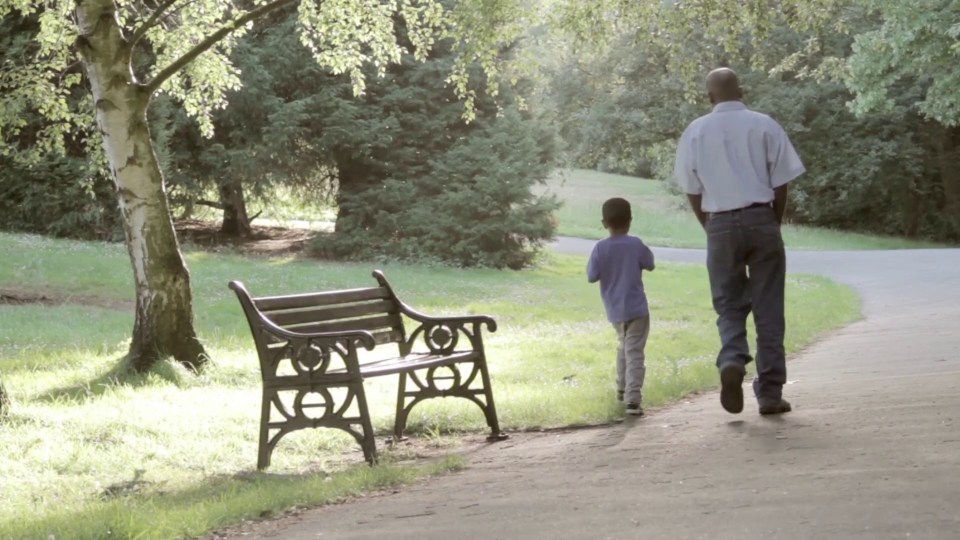
#> input picture Face Detection/frame.jpg, 1920 x 1080 px, found by its file name (shown at 1/2 size)
$ python body_det.py
#> lines starting #> are read from the running program, lines starting #| are printed output that depends on the picture; after the words box and inside, x2 and y2 are one past the last pixel; in counts of white or black regions, pixels touching at a corner belong together
import cv2
import imutils

# Initializing the HOG person
hog = cv2.HOGDescriptor()
hog.setSVMDetector(cv2.HOGDescriptor_getDefaultPeopleDetector())

# Reading the Image
image = cv2.imread('/home/rao/Documents/pyPro/CV/Detection/frame.jpg')
#> image is the input picture: shape (1080, 1920, 3); mean B, G, R 124.6, 145, 143.7

# Resizing the Image
image = imutils.resize(image,
                       width=min(500, image.shape[1]))
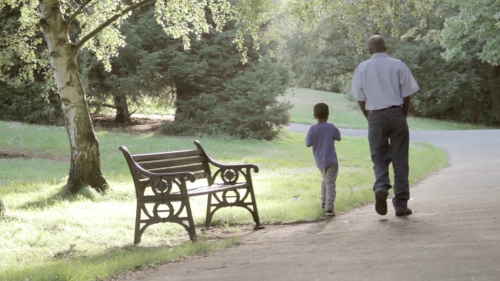
#> image: shape (281, 500, 3); mean B, G, R 124.6, 145, 143.7

# Detecting all humans
(humans, _) = hog.detectMultiScale(image,
                                    winStride=(1, 1),
                                    padding=(0, 0),
                                    scale=1.21)
#> humans = [[288, 88, 75, 150], [338, 37, 101, 202]]
# getting no. of human detected
print('Human Detected : ', len(humans))
#| Human Detected :  2

# Drawing the rectangle regions
for (x, y, w, h) in humans:
    cv2.rectangle(image, (x, y),
                  (x + w, y + h),
                  (125, 142, 2), 2)
#> this loop made 2 passes
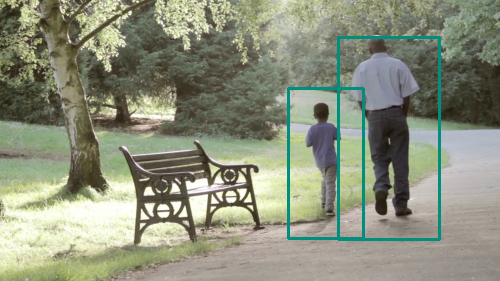
#> image: shape (281, 500, 3); 2.2% of pixels changed, all inside (x1, y1, x2, y2) = (287, 36, 441, 241)

# Displaying the output Image
cv2.imshow("Human", image)
cv2.waitKey(0)

cv2.destroyAllWindows()

$ run again, with Face Detection/per.jpg copied over Face Detection/frame.jpg
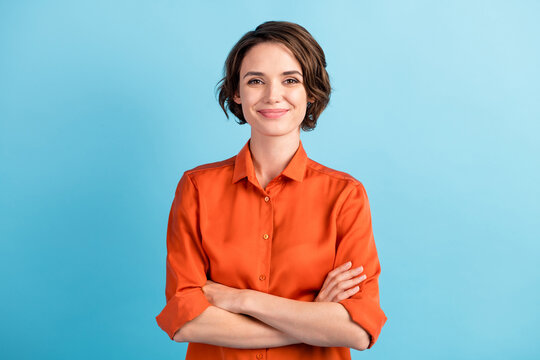
#> input picture Face Detection/per.jpg, 540 x 360 px, found by its file name
#> image is the input picture: shape (360, 540, 3); mean B, G, R 184.4, 177.9, 151.8
#> humans = [[256, 10, 64, 128], [298, 144, 64, 128], [224, 142, 77, 155]]
#| Human Detected :  3
#> the loop `for (x, y, w, h) in humans:` made 3 passes
#> after the loop `for (x, y, w, h) in humans:`:
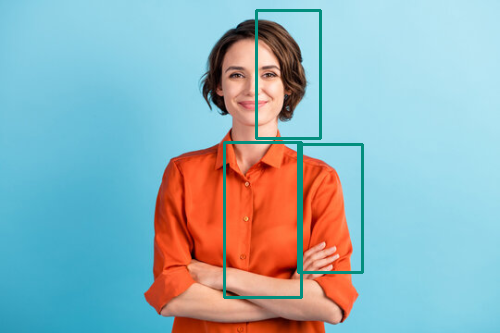
#> image: shape (333, 500, 3); mean B, G, R 184, 177.6, 147.5
